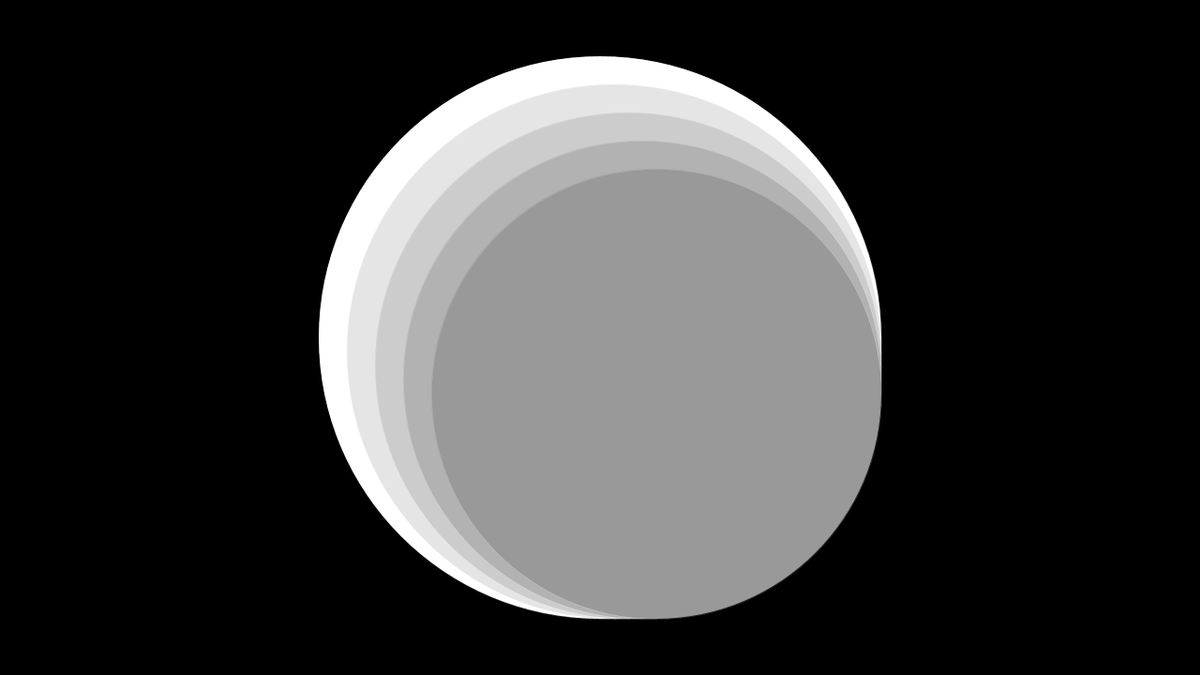
Frame 1 (no input)
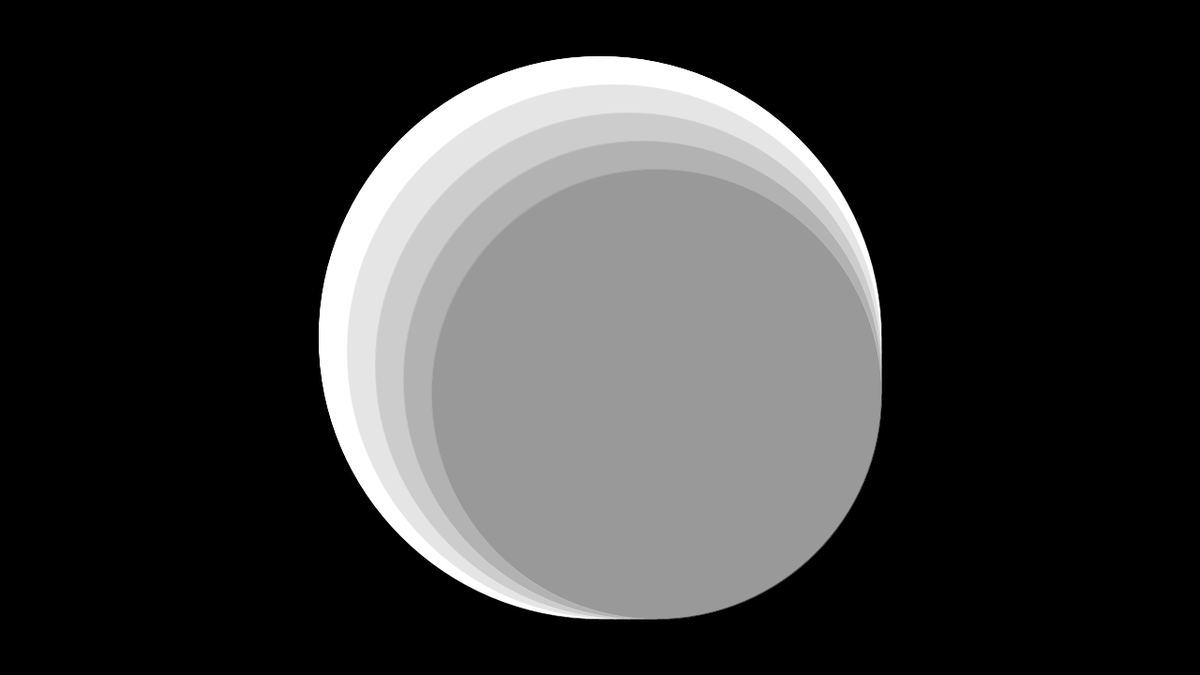
Frame 2 (the mouse pressed at the canvas centre, redrawn once)

The Processing sketch that drew these frames (run headless with seeded random() and noise(); the mouse was pressed at the canvas centre and the sketch redrawn once):

// Processing sketch: H8O6
// ── H8O6.pde
//640 xcenter 320 ycenter 4:3 aspect ratio
//Baseplate stuff
//init var area
int xScreenWidth = 1280; int yScreenWidth = 720;
int xCenter = xScreenWidth / 2; int yCenter = yScreenWidth / 2; int allignL = 0; int allignR = 1280; int allignT = 0; int allignB = 720;
int i = 0; int i2 = 0; float holder = 0;
int GMtick = 0;

void settings() {
  size(xScreenWidth,yScreenWidth);
}

//init setup
void setup() {
background(0,0,0);
stroke(255);
strokeWeight(0);
fill(255,255,255);
}

//Main loop area (no loop for 1 time processes)
void draw() {
 managerLoop();
 noLoop();
}

void managerLoop() {
 managerTick();
 }

 void managerTick() {
   GMtick++;
   runCode();
   //intInConsole(GMtick);
 }

//Code Area
 
void runCode() {

int sizeC = 600;

for(int i3 = 0; i3 < 5; i3++){
  println(xCenter - sizeC);
  fill(map(sizeC, 300, 600, 0, 255));
  ellipse(300 + xCenter - (sizeC / 2), 300 + yCenter - (sizeC / 2) , sizeC, sizeC);
  sizeC-=30;
 }

}

//Functions Area
void numInCon(float numText) {
  println(numText);
}
  
void StringInConsole(String stringText) {
  println(stringText);
}  

void powerMethod(float value) {
  holder = value * value;
}
